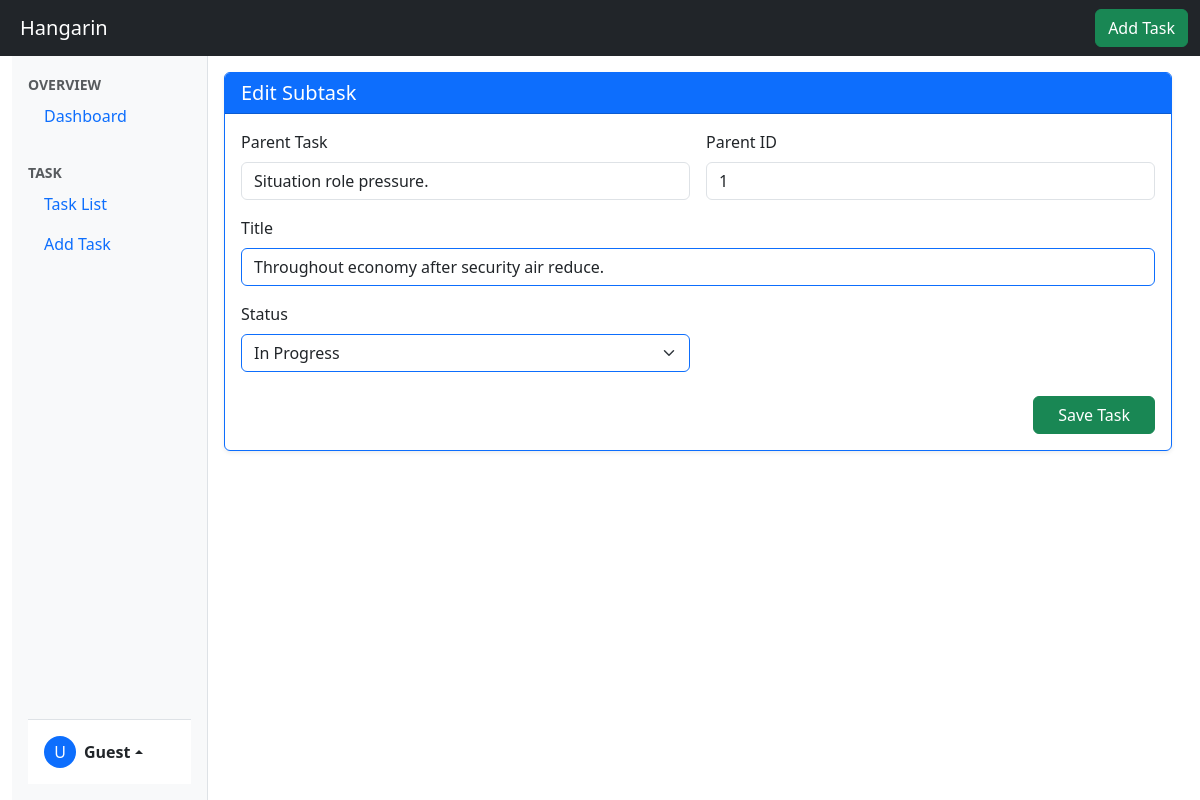
Page /taskDetails/1/subtaskUpdate/15 on the committed database.
### Hangarin/models.py (models this page shows, shortened)
class BaseModel(models.Model):
    created_at = models.DateTimeField(auto_now_add=True, db_index=True)
    updated_at = models.DateTimeField(auto_now=True)
    class Meta:
        abstract =True

class SubTask(BaseModel):
    parent_task = models.ForeignKey(Task, on_delete=models.CASCADE)
    title = models.CharField(max_length=500)
    status = models.CharField(
        max_length=50,
        choices=[
        ("Pending", "Pending"),
        ("In Progress ", "In Progress"),
        ("Completed", "Completed"),
        ],
        default="pending"
    )

class Task(BaseModel):
    title = models.CharField(max_length=200)
    description = models.CharField(max_length=500)
    deadline = models.DateTimeField(default=timezone.now)
    status = models.CharField(
        max_length=50,
        choices=[
        ("Pending", "Pending"),
        ("In Progress ", "In Progress"),
        ("Completed", "Completed"),
        ],
        default="Pending"
    )
    category = models.ForeignKey(Category, on_delete=models.CASCADE)
    priority = models.ForeignKey(Priority, on_delete=models.CASCADE)

### Hangarin/views.py (the view, shortened to what this page needs)
# urls.py: path('taskDetails/<int:parentTask_pk>/subtaskUpdate/<int:pk>', SubTaskUpdateView.as_view(), name='subtaskUpdate'),
class SubTaskUpdateView(UpdateView):
    model = SubTask
    form_class = SubTaskForm
    template_name = 'subtaskForm.html'
    def get_context_data(self, **kwargs):
        context = super().get_context_data(**kwargs)
        context['parent_task'] = self.object.parent_task
        return context

### Hangarin/forms.py
class SubTaskForm(ModelForm):
    class Meta:
        model = SubTask
        fields = "__all__"
        widgets = {
            'title': forms.TextInput(attrs={
                'class': 'form-control border border-primary',
                'placeholder': 'Subtask title'
            }),
            'status': forms.Select(attrs={
                'class': 'form-select border border-primary'
            })
        }

### Hangarin/templates/subtaskForm.html (shortened to what this page needs)
{% extends 'base.html' %}
{% load static %}
{% block content %}
<div class="container-fluid">
    <div class="row h-100">
        <div class="col-12 scroll-column p-3">
            <div class="card shadow-sm border-primary">
                <div class="card-header bg-primary text-white">
                    <h5 class="mb-0">{% if object %}Edit Subtask{% else %}Create Subtask{% endif %}</h5>
                </div>
                <div class="card-body">
                    <form method="POST">
                        <div class="row g-3">
                            <div class="col-6">
                                <div class="form-label">Parent Task</div>
                                <input type="text" class="form-control" value="{% if object %}{{ object.parent_task.title }}{% else %}{{ parent_task.title }}{% endif %}" readonly>
                            </div>
                            <div class="col-6">
                                <div class="form-label">Parent ID</div>
                                <input type="text" class="form-control" name="parent_task" value="{% if object %}{{ object.parent_task.pk }}{% else %}{{ parent_task.pk }}{% endif %}" readonly>
                            </div>
                            <div class="col-12">
                                <label class="form-label">Title</label>
                                {{ form.title }}
                            </div>
                            <div class="col-md-6">
                                <label class="form-label">Status</label>
                                {{ form.status }}
                            </div>
                        </div>
                        <div class="mt-4 d-flex justify-content-end">
                            <button type="submit" class="btn btn-success px-4">
                                Save Task
                            </button>
                        </div>
                    </form>
                </div>
            </div>
        </div>
    </div>
</div>
{% endblock %}

### Hangarin/static/css/stylesheet.css (style rules this page uses)
.scroll-column { height: calc(100vh - 56px); overflow-y: auto; padding: 1rem; }
@media (min-width: 992px) { body { overflow-y: hidden; } }

### rows in the picture
SubTask: parent_task "Situation role pressure.", parent_task "1", title "Throughout economy after security air reduce.", status "In Progress"

### other values in the picture
{{ user.username|slice:":1"|upper|default:"U" }} "U"
{{ user.username|default:"Guest" }} "Guest"
